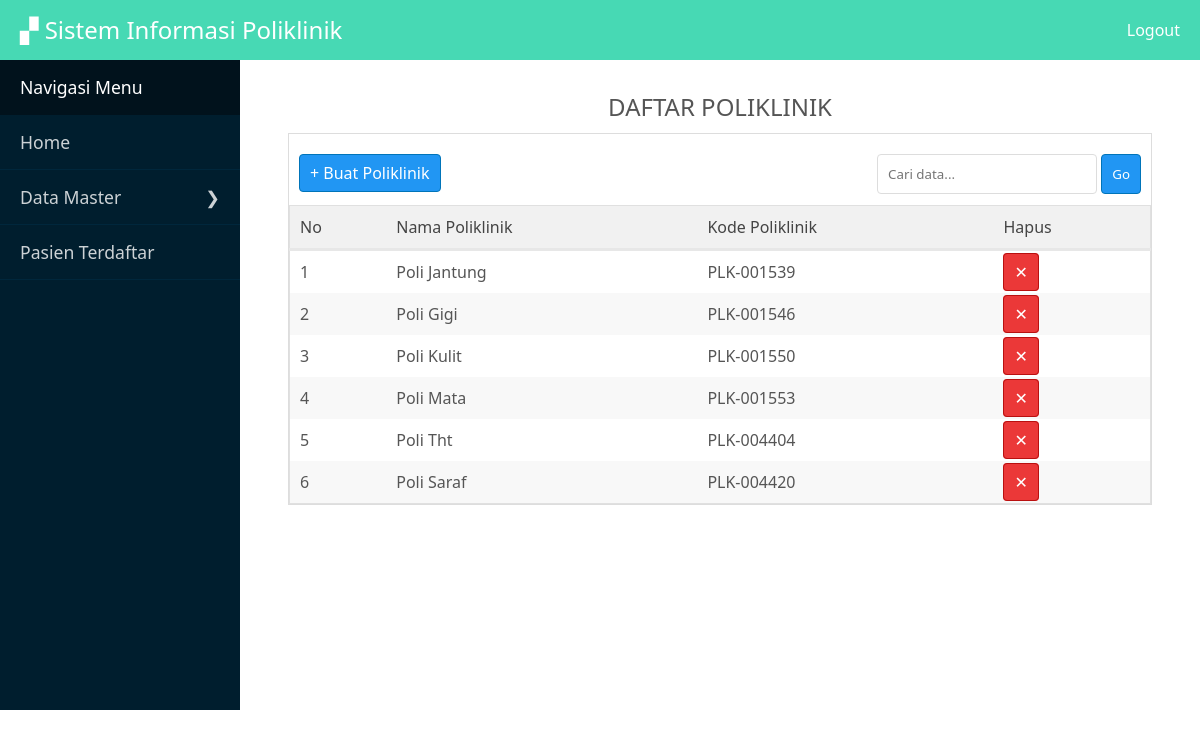
/panel/poli/index.php, run on the app's committed database.
### tables this page shows
CREATE TABLE `poliklinik` (
  `id_poli` int(11) NOT NULL,
  `poli` varchar(20) NOT NULL,
  `kodeplk` varchar(15) NOT NULL
);

### Control.php (called while the page is built, shortened)
<?php
$link = mysqli_connect('localhost','root','','epoli');
function data($query){
	global $link;
	$result = mysqli_query($link,$query);
	return $result;
}
?>

### panel/poli/index.php (the view, shortened to what this page needs)
<?php
require_once '../../Control.php';
$query = "SELECT * FROM poliklinik";
$read = data($query);
?>
<?php require_once 'view/view.php';
headku(); ?>
<div class="bungkus">
    <div class="main">
        <div class="isimain">
            <center style="padding: 10px;">
                <h2>DAFTAR POLIKLINIK</h2>
            </center>
            <div class="datatampil">
                <div class="add">
                    <a href="add.php" class="tmbl biru kiri">+ Buat Poliklinik</a>
                    <form action="index.php" method="get" class="kanan">
                        <input type="text" name="cari" placeholder="Cari data...">
                        <button class="biru">Go</button>
                    </form>
                </div>
                <label for="" class="clear"></label>
                <table class="full">
                    <thead>
                        <tr>
                            <td>No</td>
                            <td>Nama Poliklinik</td>
                            <td>Kode Poliklinik</td>
                            <td>Hapus</td>
                        </tr>
                    </thead>
                    <tbody>
                        <?php
						$no = 0;
						while ($row = mysqli_fetch_assoc($read)) {
							$no++;
							?>
                        <tr>
                            <td>
                                <?= $no ?>
                            </td>
                            <td>Poli
                                <?= $row['poli'] ?>
                            </td>
                            <td>
                                <?= $row['kodeplk'] ?>
                            </td>
                            <td>
                                <a href="delete.php?id=<?= $row['id_poli'] ?>" class="tmbl merah">&#10005;</a>
                            </td>
                        </tr>
                        <?php } ?>
                    </tbody>
                </table>
            </div>
        </div>
    </div>

### style.css (style rules this page uses)
* { margin: 0; padding: 0; font-family: 'Century Gothic', 'Segoe UI', sans-serif; box-sizing: border-box; text-decoration: none; font-weight: normal; }
body { background: #fff; font-size: 16px; color: #555; }
nav, h1, h2, h3, h4, p, b { display: block; }
input, textarea, button, select { padding: 10px; border: 1px solid #ddd; border-radius: 4px; background: #fff; }
input[type="submit"], input[type="reset"], button, select { cursor: pointer; }
label { padding: 3px 0px; display: block; margin: 5px 0px; }
.full { width: 100%; }
.kanan { float: right; }
.kiri { float: left; }
.clear { clear: both; }
.tmbl { padding: 7px 10px; font-size: 1em; border-radius: 4px; }
.biru { background: #2196f3; color: #fff; border: 1px solid #0074b9; }
.merah { background: #eb3838; color: #fff; border: 1px solid #B91010; }
table { border-collapse: collapse; width: 100%; border: 1px solid #e0e0e0; }
table td { padding: 10px; }
table thead { background: #f1f1f1; color: #444; border-bottom: 3px solid #e7e7e7; }
table tbody tr:nth-child(even) { background: #f8f8f8; }
.back, .add { padding: 20px 10px; }
.bungkus { width: 100%; height: auto; overflow: hidden; margin: 0 auto; background: #001E2E; }
.main { width: 80%; float: right; min-height: 650px; background: #fff; }
.isimain { width: 90%; margin: 20px auto; }
.datatampil { width: 100%; margin: 0 auto; background: #fff; border: 1px solid #ddd; }

### data on the page
poliklinik: poli "Jantung", kodeplk "PLK-001539"
poliklinik: poli "Gigi", kodeplk "PLK-001546"
poliklinik: poli "Kulit", kodeplk "PLK-001550"
poliklinik: poli "Mata", kodeplk "PLK-001553"
poliklinik: poli "Tht", kodeplk "PLK-004404"
poliklinik: poli "Saraf", kodeplk "PLK-004420"
